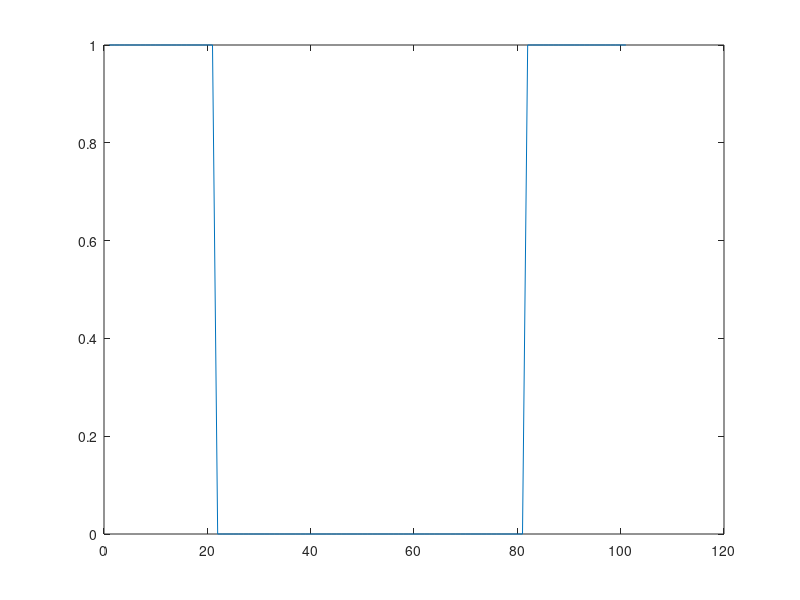

The MATLAB source for this figure: (Note: this script raises an error after producing the figure.)


%%%% example exam


%% ejercicio 1
F = 440;
A = 0.75;
T = 2.5;

Fs = F/A;
N = T* Fs;
f = F/Fs;
n = 0:N-1;

a = A * cos(2* pi * f * n);


%% ejercicio 3

s = 0:0.07:1;
maxi = 0;
mini = 1;

L  = 7;

step = (maxi-mini)/(L-1);

q = round((s-mini)/step)*step - mini;

plot(q);

%%ejercicio 4

L = 101;
n = 0: L-1;
F = 400;
Fs = 2000;

M = (L-1)/2;
f = F/Fs;

h = 2* f * sinc(2*f * (n -M));

H = uint8(abs(fft(h)));

plot(H);


%%ejercicio 5

imagen = imread("nostalgia2.jpg");

imagen_grey = imagen(:,:,2);

imagen_aux = im2double(imagen);

imagen_grey2 = mean(imagen_aux, 3);


h = hist(imagen_grey, 0:255);
histograma_15 = h(15);
plot(h);
disp(histograma_15);

imagen_bn = rgb2gray(imagen);

%% para binarizar imagen
umbral = 0.5;                               % 2. umbral (ajustable)
imagen_bn = imagen_grey > umbral;          % 3. binarización: True (1) o False (0)


%% tarea 3 exam 2

s = [1, zeros(1, 53)];
x = [3, 0, -2, 0, 0, 3];
y = [1, -1];

%% 1 hacer filter
h = filter(x, y, s);

%% 2 hacer fft
t3_h = fft(h);






%% Ejercicio 2 examen 2

x = [-2,4, -4,5, 1];
N = length(x); %% longitud funcion
k = 0: N-1;    %% los distintos valores
n0 = 2;        %% desplazamiento x[n-2]

t2_y = exp(-1i*2*pi * k * n0/N) .*fft(x); %% funcion de e multiplicacion punto fft(x)










%% ejercicio extra señal F = 500 Fx = 5400 T = 4

T = 4;
F = 500
Fs = 5400;
N = T* Fs;
A = 1;
f = F/Fs;
n = 0: N-1;

t2_audio = A * cos(2* pi * f * n);


function y = t1_pulso(n)
  y = (n >= 0) & (n < 9);
endfunction

function y = t1_y(n)
  y = t1_pulso(n-3);
endfunction

function examen()
  x = [-3, 0, 1];

  output1 = t1_pulso(x);
  output2 = t1_y(x);

  aux1 = double(output1);
  aux2 = double(output2);

  disp(aux1);
  disp(aux2);

  endfunction


